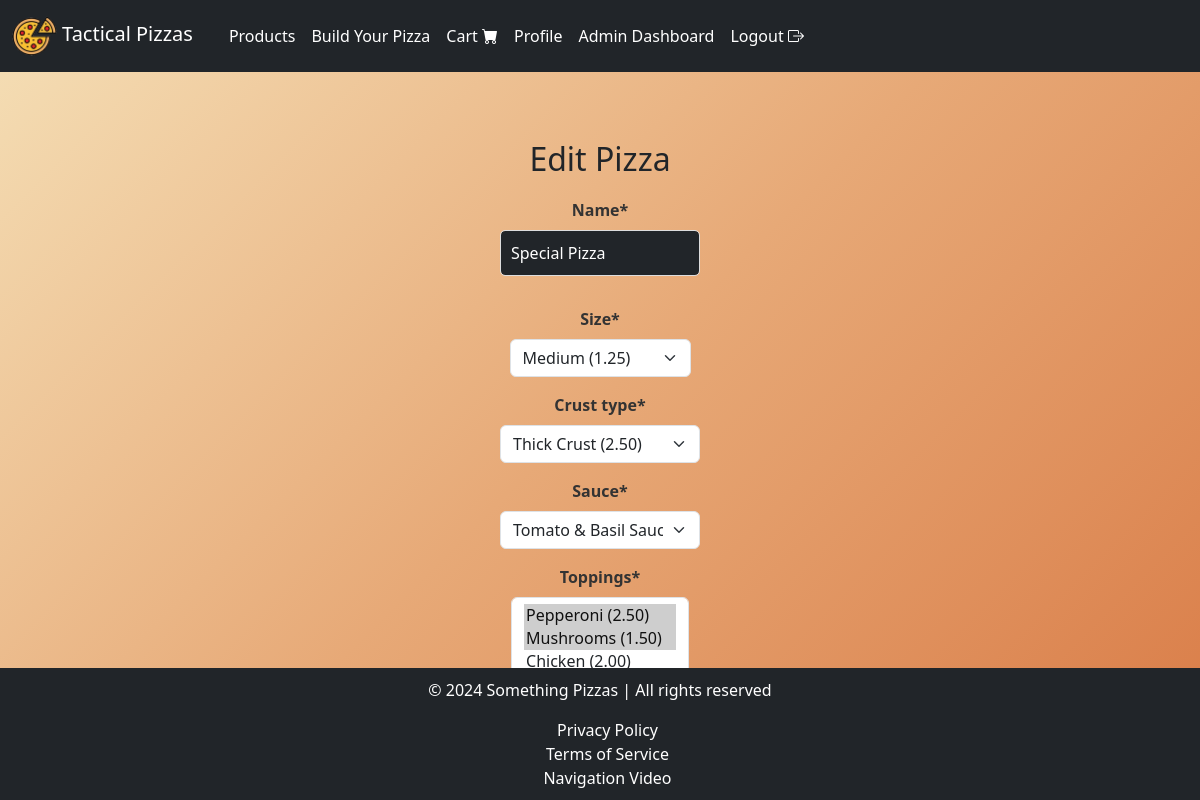
/products/staff/manage_pizzas/edit/5/ (signed in), run on an earlier commit of the app's database.
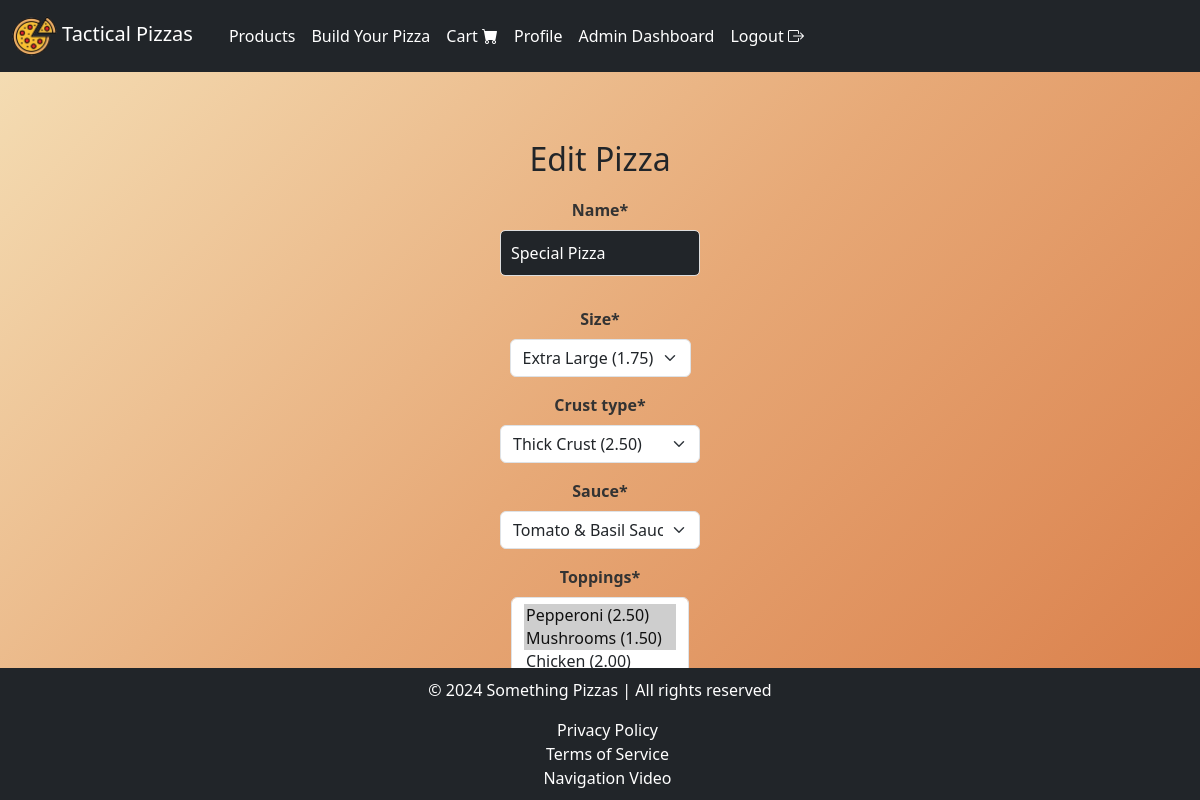
And on a later commit of the database.
### products/models.py (models this page shows, shortened)
class Pizza(models.Model):
    name = models.CharField(max_length=100)
    size = models.ForeignKey('Size', on_delete=models.CASCADE)
    crust_type = models.ForeignKey('Crust', on_delete=models.CASCADE)
    sauce = models.ForeignKey('Sauce', on_delete=models.CASCADE)
    toppings = models.ManyToManyField('Topping', related_name='pizzas')
    image = models.ImageField(upload_to='pizzas/', null=True, blank=True)

class Size(models.Model):
    name = models.CharField(max_length=20)
    multiplier = models.DecimalField(max_digits=4, decimal_places=2)  # Price multiplier based on size
    size_id = models.CharField(max_length=10, unique=True, blank=True, editable=False)
    def __str__(self):
        return f"{self.name} ({self.multiplier})"

### products/views.py (the view)
# urls.py: path('staff/manage_pizzas/edit/<int:pizza_id>/', views.edit_pizza, name='edit_pizza'),
@cache_control(no_cache=True, must_revalidate=True, no_store=True)
@user_passes_test(staff_required)
def edit_pizza(request, pizza_id):
    pizza = get_object_or_404(Pizza, id=pizza_id)
    if request.method == "POST":
        form = PizzaForm(request.POST, request.FILES, instance=pizza)
        if form.is_valid():
            form.save()
            messages.success(request, "Pizza updated successfully.")
            return redirect('manage_pizzas')
    else:
        form = PizzaForm(instance=pizza)
    return render(request, 'staff/edit_pizza.html', {
        'form': form,
    })

### products/forms.py
class PizzaForm(ModelForm):
    class Meta:
        model = Pizza
        fields = ['name', 'size', 'crust_type', 'sauce', 'toppings']

### products/models.py (called while the page is built)
    def __str__(self):
        return f"{self.name} ({self.extra_price})"

    def __str__(self):
        return f"{self.name} ({self.extra_price})"

    def __str__(self):
        return f"{self.type} ({self.extra_price})"

### products/views.py (called while the page is built)
def staff_required(user):
    return user.is_staff

### products/templates/staff/edit_pizza.html (shortened to what this page needs)
{% extends "layout.html" %}
{% load static %}
{% load crispy_forms_tags %}
{% block navbar %}
    {% include "navbar.html" %}
{% endblock %}
{% block body %}
<div class="container my-5">
    <h2>Edit Pizza</h2>
    <form method="post" enctype="multipart/form-data">
        {{ form|crispy }}
        <button type="submit" class="btn btn-primary">Update</button>
    </form>
</div>
{% endblock %}
{% block footer %}
    {% include "footer.html" %}
{% endblock %}

What changed in the data, as far as the page shows it:
changed Pizza "Thick Crust (2.50)": size "Medium (1.25)" → "Extra Large (1.75)"
